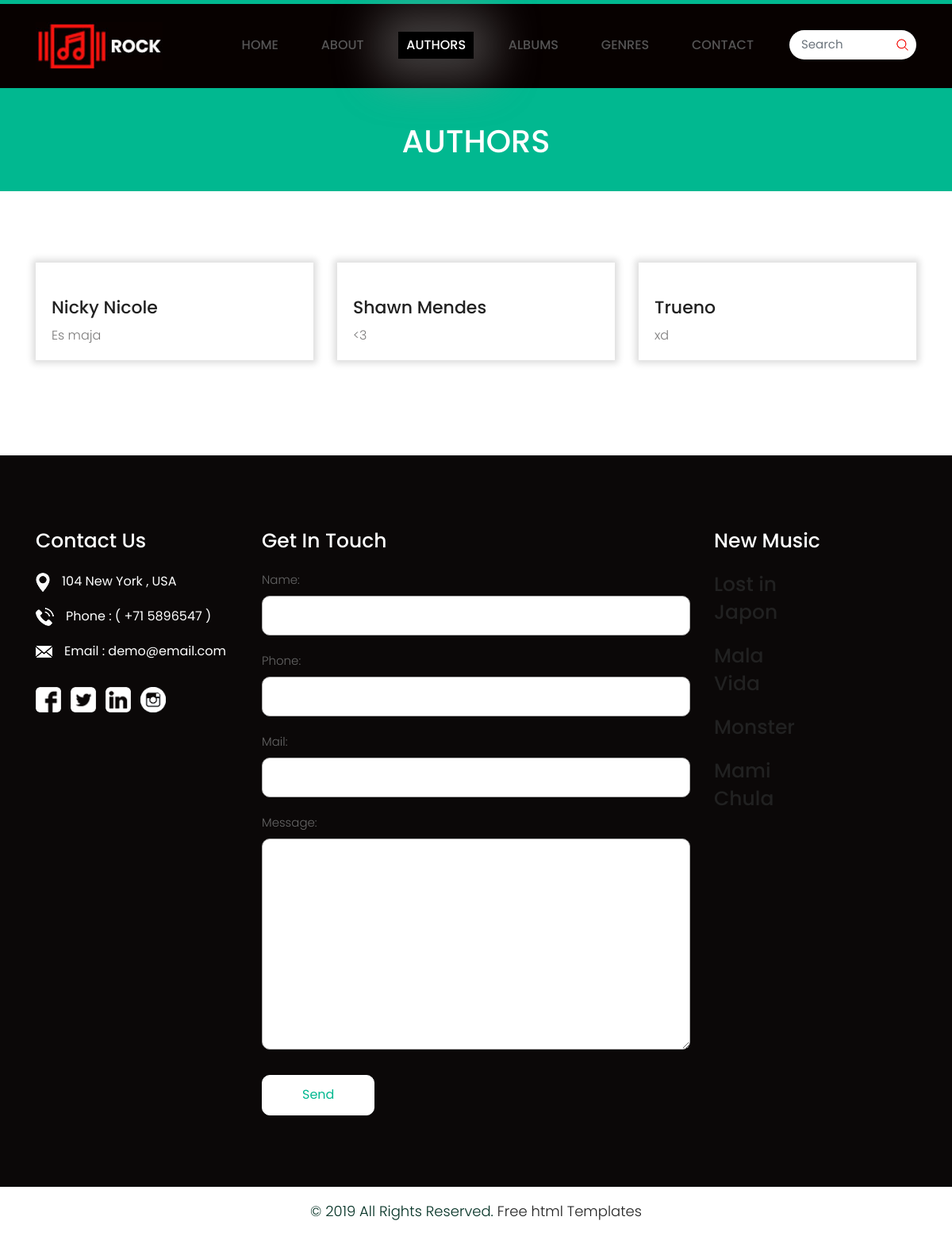
The page /top100/author on the database as committed earlier.
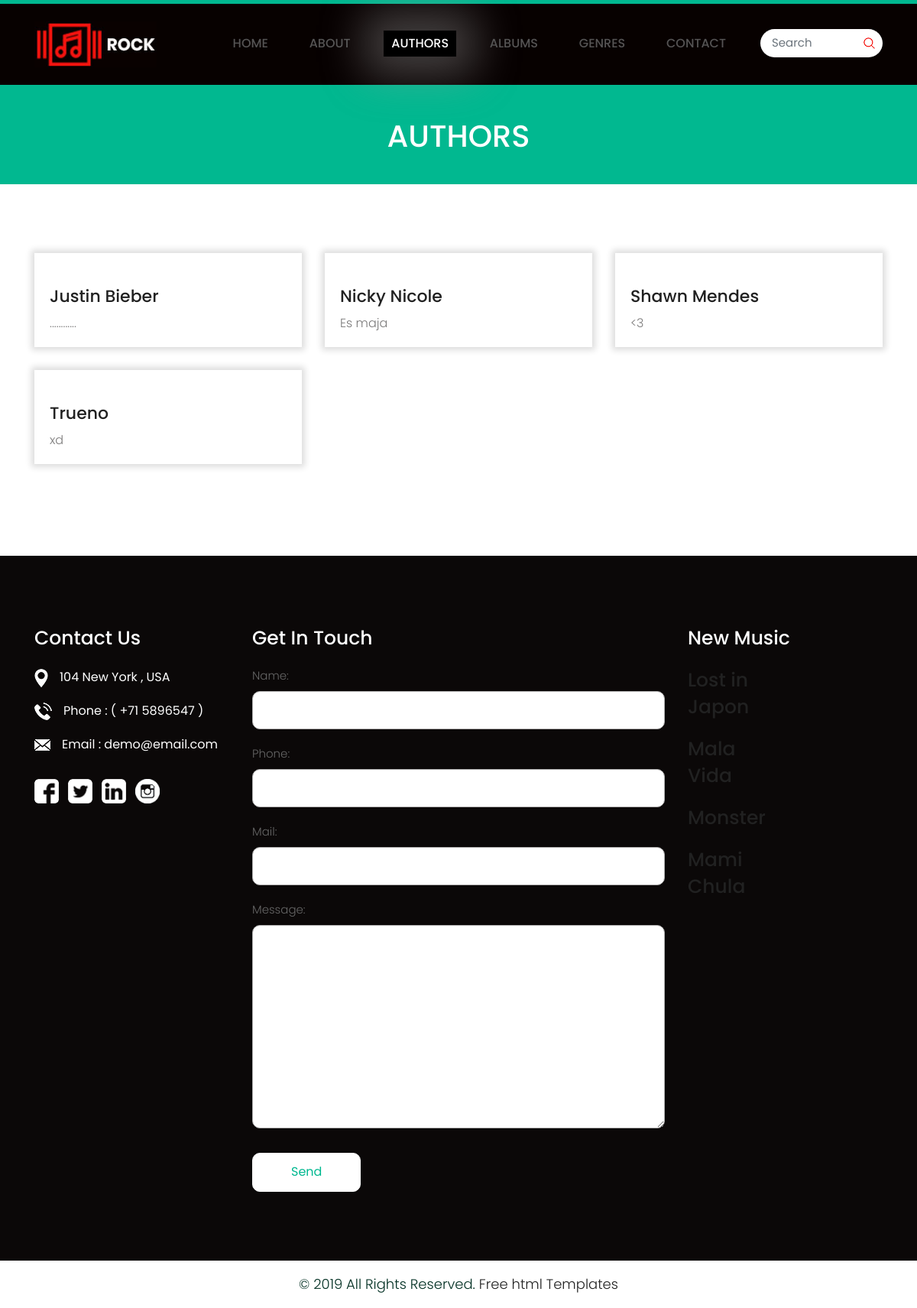
The same page on the database as committed later.
### top100_app/models.py (models this page shows, shortened)
class Author(models.Model):
    name = models.CharField(max_length = 30, default='Name')
    info = models.CharField(max_length = 200, default='Information')
    image = models.ImageField(upload_to='top100_app/static/image/authors', null = True, blank=True, verbose_name='Image')

class Song(models.Model):
    name = models.CharField(max_length=20)
    author = models.ManyToManyField(Author)
    genre = models.ManyToManyField(Genre)
    repros = models.IntegerField()
    date = models.DateTimeField(default = datetime.now)
    album = models.ForeignKey(Album, on_delete=models.CASCADE, null = True)

### top100_app/views.py (the view, shortened to what this page needs)
def author (request) :
    authors = get_list_or_404(Author.objects.order_by('name'))
    songs_date = get_list_or_404(Song.objects.order_by('date')[: 4])
    form = ContactForm()
    context = {
        'author_list': authors,
        'song_date_list' : songs_date,
        'form' : form
    }
    return render(request, "author.html", context)

### top100_app/forms.py
class ContactForm(forms.Form):
    name = forms.CharField(widget=forms.TextInput(attrs={'class' : 'contactus'}), max_length= 100)
    phone = forms.CharField(widget=forms.TextInput(attrs={'class' : 'contactus'}), max_length= 13)
    mail = forms.CharField(widget=forms.TextInput(attrs={'class' : 'contactus'}), max_length= 100)
    message = forms.CharField(widget=forms.Textarea(attrs={'class' : 'textarea'}), max_length= 2000)

### top100_app/templates/author.html
{% extends "base.html" %}
{% load static %}
    {% block active%}
    <li> <a href="{% url 'index'%}">Home</a> </li>
    <li> <a href="{% url 'about'%}">About</a> </li>
    <li class="active"> <a href="{% url 'author'%}"> Authors</a> </li>
    <li> <a href="{% url 'album'%}"> Albums</a> </li>
    <li> <a href="{% url 'genre'%}">Genres</a> </li>
    <li> <a href="{% url 'contact'%}">Contact</a> </li>
    {% endblock %}
    {% block body %}
    <div class="blogbg">
        <div class="container">
            <div class="row">
                <div class="col-md-12">
                    <div class="blogtitlepage">
                        <h2>Authors</h2>
                    </div>
                </div>
            </div>
        </div>
    </div>
    <div class="Lastestnews blog">
        <div class="container">
            <div class="row">
                {% if author_list %}
                    {% for c in author_list %}
                        <div class="col-xl-4 col-lg-4 col-md-4 col-sm-12 margin">
                            <div class="news-box">
                                <figure><img src="{% static c.image.name %}" alt="{{ c.image.name }}"/></figure>
                                <h3><a href = "{% url 'author_details' c.id%}">{{c.name}}</a></h3>
                                <p>{{c.info}}</p>
                            </div>
                        </div>
                    {% endfor%}
                {% else %}
                    <h1>THERE ARE NO AUTHORS</h1>
                {% endif %}
            </div>
        </div>
    </div>
    {% endblock%}

### top100_app/templates/base.html (shortened to what this page needs)
<!DOCTYPE html>
<html lang="en">
{% load static %}
<head>
    <link rel="stylesheet" href="{%static 'css/bootstrap.min.css' %}" >
    <link rel="stylesheet" href="{%static 'css/style.css' %}">
    <link rel="stylesheet" href="{%static 'css/responsive.css' %}">
    <link rel="stylesheet" href="{%static 'css/jquery.mCustomScrollbar.min.css' %}">
    <link rel="stylesheet" href="https://netdna.bootstrapcdn.com/font-awesome/4.0.3/css/font-awesome.css">
    <link rel="stylesheet" href="https://cdnjs.cloudflare.com/ajax/libs/fancybox/2.1.5/jquery.fancybox.min.css" media="screen">
</head>
<body class="main-layout">
    <header>
        <div class="header">
            <div class="container">
                <div class="row">
                    <div class="col-xl-2 col-lg-2 col-md-2 col-sm-2 col logo_section">
                        <div class="full">
                            <div class="center-desk">
                                <div class="logo">
                                    <a href="{% url 'index' %}"><img src="{%static 'images/logo.jpg' %}" alt="logo" /></a>
                                </div>
                            </div>
                        </div>
                    </div>
                    <div class="col-xl-8 col-lg-8 col-md-10 col-sm-10">
                        <div class="menu-area">
                            <div class="limit-box">
                                <nav class="main-menu">
                                    <ul class="menu-area-main">
                                        {% block active %}{% endblock %}
                                    </ul>
                                </nav>
                            </div>
                        </div>
                    </div>
                    <div class="col-xl-2 col-lg-2 col-md-2 col-sm-2">
                        <form class="search">
                            <input class="form-control" type="text" placeholder="Search">
                            <button><img src="{%static 'images/search_icon.png' %}" ></button>
                        </form>
                    </div>
                </div>
            </div>
    </header>
    {% block body %}
    {% endblock %}
    <footr id="footer_with_contact">
        <div class="footer">
            <div class="container">
                <div class="row">
                    <div class="col-lg-3 col-md-6 col-sm-12 width">
                        <div class="address">
                            <h3>Contact Us</h3>
                            <ul class="locarion_icon">
                                <li><img src="{%static 'icon/1.png' %}" alt="icon" />104 New York , USA</li>
                                <li><img src="{%static 'icon/2.png' %}" alt="icon" />Phone : ( +71 5896547 )</li>
                                <li><img src="{%static 'icon/3.png' %}" alt="icon" />Email : demo@email.com</li>
                            </ul>
                            <ul class="contant_icon">
                                <li><img src="{%static 'icon/fb.png' %}" alt="icon" /></li>
                                <li><img src="{%static 'icon/tw.png' %}" alt="icon" /></li>
                                <li><img src="{%static 'icon/lin(2).png' %}" alt="icon" /></li>
                                <li><img src="{%static 'icon/instagram.png' %}" alt="icon" /></li>
                            </ul>
                        </div>
                    </div>
                    <div class="col-lg-6 col-md-6 col-sm-12 width">
                        <div class="address">
                            <h3>Get In Touch</h3>
                                <form action="contact" method="post">
                                    <div class="row">
                                        <div class="col-sm-12">
                                            {{form.as_p}}
                                            <button class="send">Send</button>
                                        </div>
                                    </div>
                                </form>
                        </div>
                    </div>
                    <div class="col-xl-3 col-lg-3 col-md-6 col-sm-12 width">
                        <div class="address">
                            <h3>New Music </h3>
                                {% if song_date_list %}
                                    {% for c in song_date_list %}
                                        <div class="row">
                                            <div class="col-xl-6 col-lg-6 col-md-6 col-sm-6 ">
                                            <h3><a href = "{% url 'song_details' c.id%}">{{c.name}}</a></h3>
                                            </div>
                                        </div>
                                    {% endfor%}
                                {% else %}
                                    <h1>THERE ARE NO SONGS</h1>
                                {% endif %}
                        </div>
                    </div>
                </div>
            </div>
            <div class="copyright">
                <p>© 2019 All Rights Reserved. <a href="https://html.design/">Free html Templates</a></p>
            </div>
        </div>
    </footr>
</body>
</html>

Rows that differ between the two databases and show on the page:
added Author: name "Justin Bieber", info "............"
